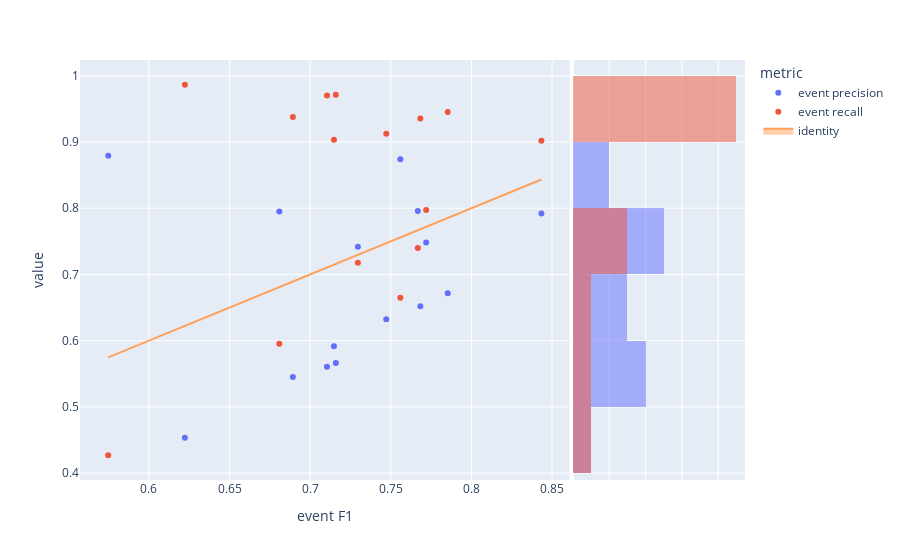

Write notebook code for a chart like this one.
### Code cell
fig=px.scatter(visualTradeoff,x='event F1',y='value',color='metric', marginal_y="histogram")
fig.add_trace(
    go.Scatter(x=experimentModels['eventF1'], y=experimentModels['eventF1'], name="identity", mode='lines',fill="toself")
)
fig.show()

### Figure 1 — Plotly figure (JSON) as saved in the notebook; plotly's stock layout.template omitted (floating-point values rounded to 4 significant figures)
{"data": [{"hovertemplate": "metric=event precision<br>event F1=%{x}<br>value=%{y}<extra></extra>", "legendgroup": "event precision", "marker": {"color": "#636efa", "symbol": "circle"}, "mode": "markers", "name": "event precision", "orientation": "v", "showlegend": true, "type": "scatter", "x": [0.5747, 0.8434, 0.7296, 0.7472, 0.6809, 0.6892, 0.7559, 0.7719, 0.7853, 0.7147, 0.7104, 0.6223, 0.7667, 0.7683, 0.7159], "xaxis": "x", "y": [0.8791, 0.7922, 0.7419, 0.6324, 0.7949, 0.5451, 0.8738, 0.7483, 0.6715, 0.5915, 0.5605, 0.4532, 0.7957, 0.6518, 0.5662], "yaxis": "y"}, {"alignmentgroup": "True", "bingroup": "y", "hovertemplate": "metric=event precision<br>value=%{y}<br>count=%{x}<extra></extra>", "legendgroup": "event precision", "marker": {"color": "#636efa"}, "name": "event precision", "offsetgroup": "event precision", "opacity": 0.5, "showlegend": false, "type": "histogram", "xaxis": "x2", "y": [0.8791, 0.7922, 0.7419, 0.6324, 0.7949, 0.5451, 0.8738, 0.7483, 0.6715, 0.5915, 0.5605, 0.4532, 0.7957, 0.6518, 0.5662], "yaxis": "y2"}, {"hovertemplate": "metric=event recall<br>event F1=%{x}<br>value=%{y}<extra></extra>", "legendgroup": "event recall", "marker": {"color": "#EF553B", "symbol": "circle"}, "mode": "markers", "name": "event recall", "orientation": "v", "showlegend": true, "type": "scatter", "x": [0.5747, 0.8434, 0.7296, 0.7472, 0.6809, 0.6892, 0.7559, 0.7719, 0.7853, 0.7147, 0.7104, 0.6223, 0.7667, 0.7683, 0.7159], "xaxis": "x", "y": [0.4269, 0.9019, 0.7176, 0.9125, 0.5954, 0.9377, 0.6649, 0.7972, 0.9454, 0.9035, 0.9701, 0.9864, 0.7398, 0.9354, 0.9715], "yaxis": "y"}, {"alignmentgroup": "True", "bingroup": "y", "hovertemplate": "metric=event recall<br>value=%{y}<br>count=%{x}<extra></extra>", "legendgroup": "event recall", "marker": {"color": "#EF553B"}, "name": "event recall", "offsetgroup": "event recall", "opacity": 0.5, "showlegend": false, "type": "histogram", "xaxis": "x2", "y": [0.4269, 0.9019, 0.7176, 0.9125, 0.5954, 0.9377, 0.6649, 0.7972, 0.9454, 0.9035, 0.9701, 0.9864, 0.7398, 0.9354, 0.9715], "yaxis": "y2"}, {"fill": "toself", "mode": "lines", "name": "identity", "type": "scatter", "x": [0.5747, 0.8434, 0.7296, 0.7472, 0.6809, 0.6892, 0.7559, 0.7719, 0.7853, 0.7147, 0.7104, 0.6223, 0.7667, 0.7683, 0.7159], "y": [0.5747, 0.8434, 0.7296, 0.7472, 0.6809, 0.6892, 0.7559, 0.7719, 0.7853, 0.7147, 0.7104, 0.6223, 0.7667, 0.7683, 0.7159]}], "layout": {"barmode": "overlay", "legend": {"title": {"text": "metric"}, "tracegroupgap": 0}, "margin": {"t": 60}, "xaxis": {"anchor": "y", "domain": [0, 0.7363], "title": {"text": "event F1"}}, "xaxis2": {"anchor": "y2", "domain": [0.7413, 1], "matches": "x2", "showgrid": true, "showline": false, "showticklabels": false, "ticks": ""}, "yaxis": {"anchor": "x", "domain": [0, 1], "title": {"text": "value"}}, "yaxis2": {"anchor": "x2", "domain": [0, 1], "matches": "y", "showgrid": true, "showticklabels": false}}}
